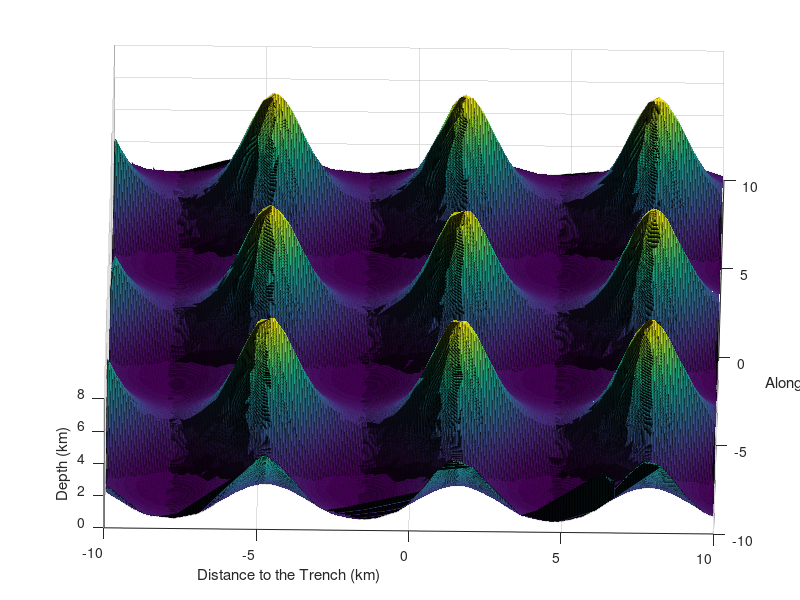

Here is the MATLAB script that generated this plot: (Note: this script raises an error after producing the figure.)
clear all 
close all
if isdir('./Outputs')==1
else
mkdir('./Outputs');
end
arraymax = [];
arraymin = [];
data.x = [];
data.y = [];
data.z = [];
data_length = 10000;
range = 10;
for i = 1:1:1
    data.x = [data.x [zeros(data_length/2, 1); (-1)*range + (range+range)*rand(data_length,1); zeros(data_length/2, 1)]];
    data.y = [data.y [zeros(data_length/2, 1); (-1)*range + (range+range)*rand(data_length,1); zeros(data_length/2, 1)]];
    data.z = exp(sin(data.x)+sin(data.y));
    
    arraymax = [arraymax max(data.z)];
    arraymin = [arraymin min(data.z)];
end
globalmax = max(arraymax);
globalmin = min(arraymin);
% globalmax = 0.5;
% globalmin = -0.07;
figure;
% light;
% lighting phong;
% camlight('left');
for i=1:1:1


X = data.x(:,i);
Y = data.y(:,i);
Z = data.z(:,i);
[xq,yq] = meshgrid((-1)*range:.02:range, (-1)*range:.02:range);
zq = griddata(X,Y,Z,xq,yq);
for j = 1:180
out_file = ['./Outputs/finalimages', num2str(i),num2str(j)];
az=j ; el=70;
surf(xq,yq,zq)
view([az el]); 

xlabel('Distance to the Trench (km)')
ylabel('Along Strike (km)')
zlabel('Depth (km)')
ax = gca;
ax.Visible = 'off';

% axis equal
axis tight



light;
lighting phong;
camlight('left');
shading interp;
xlim([(-1)*range range])
ylim([(-1)*range range])
zlim([globalmin,globalmax])
load('MyColormap.mat')
colormap(c)
% colormap(flipud(jet(64)));
caxis([globalmin,globalmax]);
colorbar('vertical');
saveas(gcf,out_file, 'png')
end
% set(gcf, 'Units', 'Normalized', 'OuterPosition', [0, 0.04, 1, 0.96]);


% colormapeditor
% ax = gca;
% c = colormap(ax);
% save('MyColormap','c')

%% 
% hold on
% plot3(Y,Z,Vz,'o')
% xlim([-40 40])
% ylim([-40 40])


end